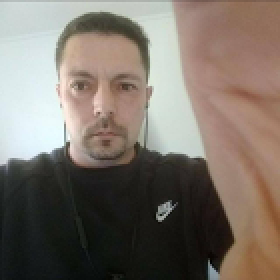
#> input picture 2021-06-20.png, 140 x 140 px (shown 2 times larger)
$ python face_detect_cv3.py 2021-06-20.png   (older library calls are emulated)
#> lines starting #> are read from the running program, lines starting #| are printed output that depends on the picture; after the words box and inside, x2 and y2 are one past the last pixel; in counts of white or black regions, pixels touching at a corner belong together
import cv2
import sys

# Get user supplied values
imagePath = sys.argv[1]
cascPath = "haarcascade_frontalface_default.xml"

# Create the haar cascade
faceCascade = cv2.CascadeClassifier(cascPath)

# Read the image
image = cv2.imread(imagePath)
#> image is the input picture: shape (140, 140, 3); mean B, G, R 105, 114.2, 124.1
gray = cv2.cvtColor(image, cv2.COLOR_BGR2GRAY)
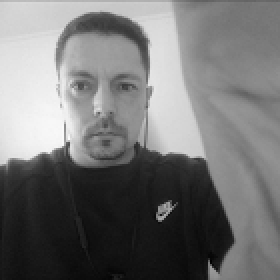
#> gray: shape (140, 140) (shown 2 times larger); min 0, max 251, mean 116.2

# Detect faces in the image
faces = faceCascade.detectMultiScale(
    gray,
    scaleFactor=1.1,
    minNeighbors=5,
    minSize=(30, 30)
    #flags = cv2.CV_HAAR_SCALE_IMAGE
)
#> faces = [[23, 20, 58, 58]]

print("Encontrado(s) {0} rostro(s)!".format(len(faces)))
#| Encontrado(s) 1 rostro(s)!

# Draw a rectangle around the faces
for (x, y, w, h) in faces:
    cv2.rectangle(image, (x, y), (x+w, y+h), (0, 255, 0), 2)
#> this loop made 1 pass
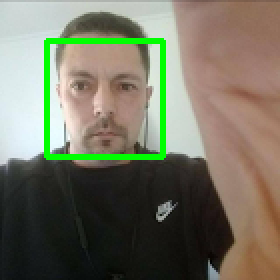
#> image: shape (140, 140, 3) (shown 2 times larger); 3.53% of pixels changed, all inside (x1, y1, x2, y2) = (22, 19, 83, 80)

cv2.imshow("Rostros encontrados", image)
cv2.waitKey(0)

$ run again, on abba.png
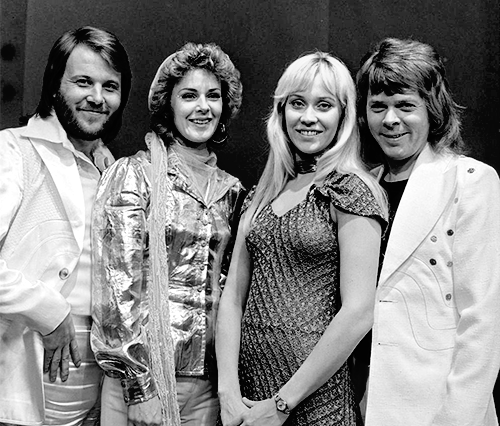
#> input picture abba.png, 500 x 426 px
#> image is the input picture: shape (426, 500, 3); min 0, max 255, mean 130.8
#> faces = [[168, 70, 66, 66], [56, 55, 75, 75], [267, 69, 87, 87], [354, 78, 74, 74]]
#| Encontrado(s) 4 rostro(s)!
#> the loop `for (x, y, w, h) in faces:` made 4 passes
#> after the loop `for (x, y, w, h) in faces:`:
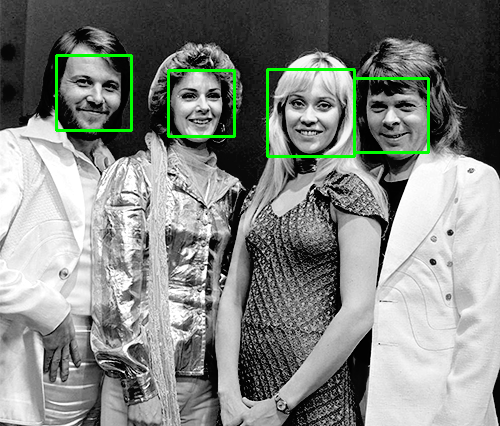
#> image: shape (426, 500, 3); 1.59% of pixels changed, all inside (x1, y1, x2, y2) = (55, 54, 430, 158)
